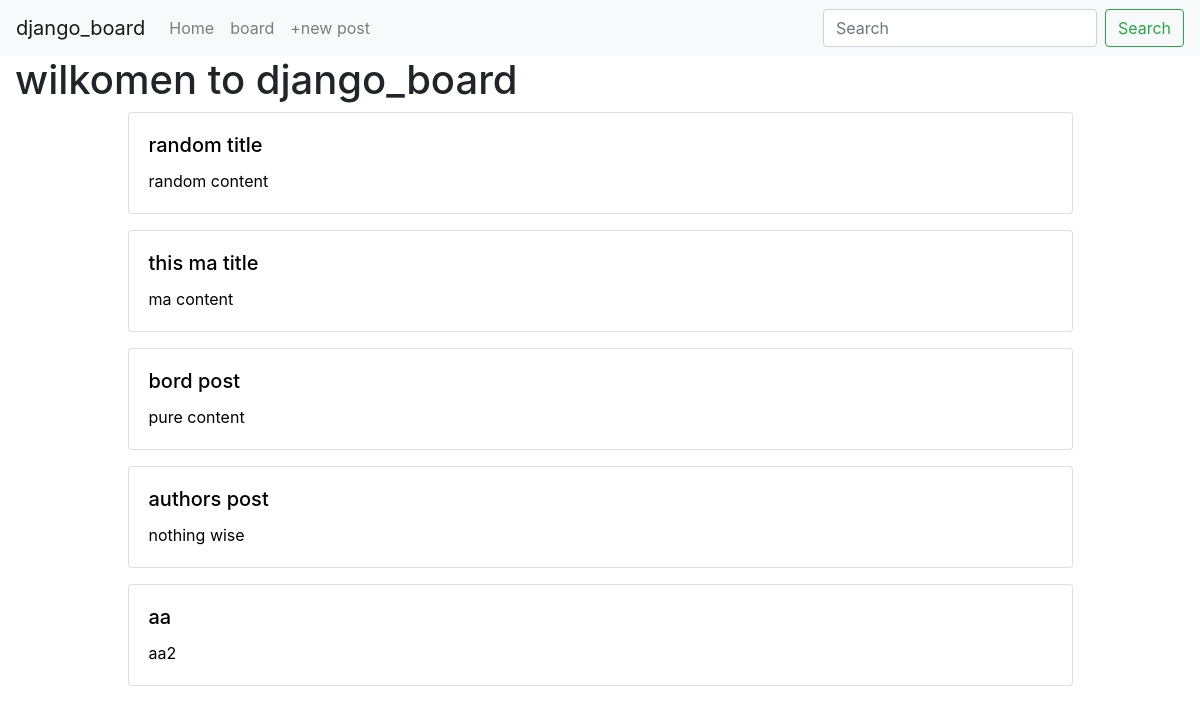
Before: / (signed in) with the older database file.
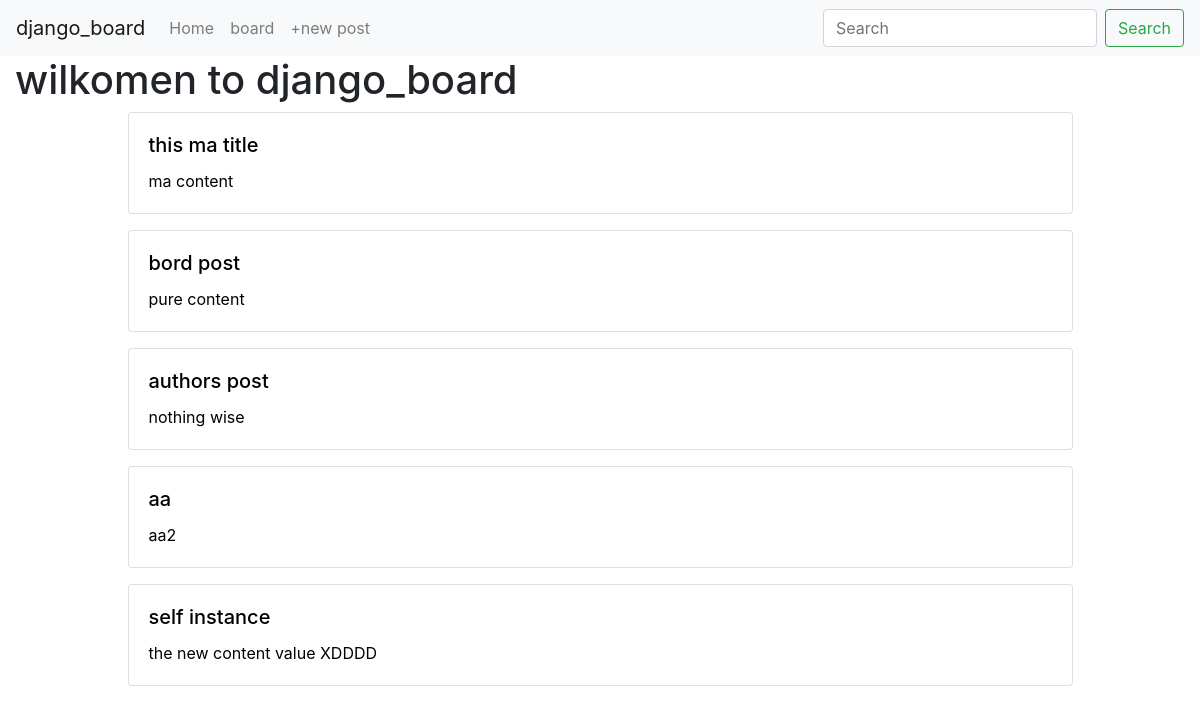
After: the same page with the newer database file.
### board/models.py (models this page shows, shortened)
class BoardPost(models.Model):
    user = models.ForeignKey(User, default=1, null=True, on_delete=models.SET_NULL)
    title = models.CharField(max_length=120)
    slug = models.SlugField(unique=True)
    content = models.TextField(null=True, blank=True)
    def get_absolute_url(self):
        return f"/board/{self.slug}"

### django_board/views.py (the view)
# urls.py: path('', home_page),
def home_page(request):
        my_title = "%$$#"
        qs = BoardPost.objects.all()[:5]
        context = {"title": "wilkomen to django_board", 'board_list': qs}
        return render(request, "home.html", context)

### templates/home.html
{% extends 'base.html' %}
{% block content %}
    <h1>{{ title }}</h1>
    {% if user.is_authenticated %}
     {% for a in board_list %}
        {% include 'board/list-inline.html' with blog_post=a %}
     {% endfor %}
    {% endif %}
{% endblock content %}

### board/templates/board/list-inline.html
<div class="col-12 col-md-10 mb-3 mx-auto">
    <a href='{{ blog_post.get_absolute_url }}' style="color: black;">
        <div class="card">
            <div class="card-body">
                <h5 class="card-title">{{ blog_post.title }}</h5>
                <p class="card-text">{{ blog_post.content }}</p>
            </div>
        </div>
    </a>
</div>

Changed rows visible on the page:
removed BoardPost: title "random title", content "random content"
now on this page (row unchanged): BoardPost: title "self instance", content "the new content value XDDDD"
